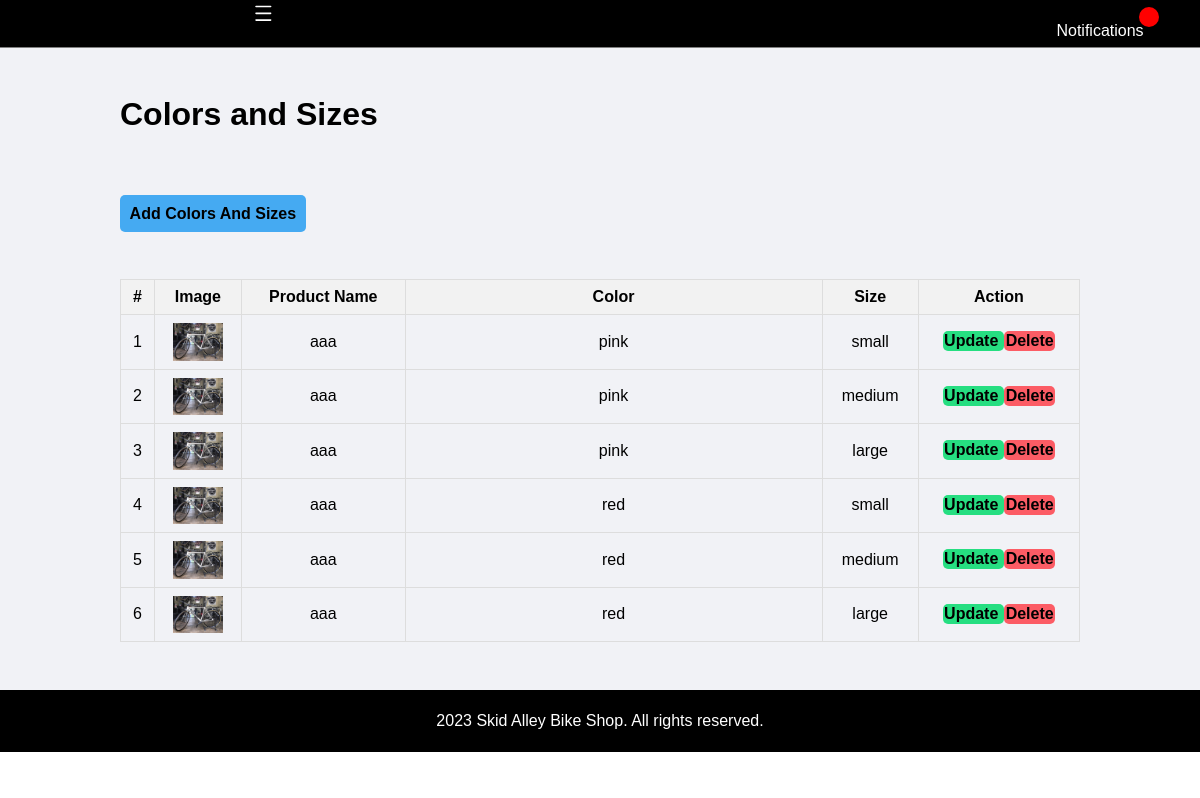
The page /admin/colors-sizes.php (signed in) on the database its author committed.
### tables this page shows
CREATE TABLE `product_colors_sizes` (
  `id` int(11) NOT NULL,
  `product_id` int(11) DEFAULT NULL,
  `color` varchar(255) DEFAULT NULL,
  `size` varchar(255) DEFAULT NULL
);

CREATE TABLE `product_list` (
  `id` int(10) NOT NULL,
  `brand_id` int(11) NOT NULL,
  `category_id` int(11) NOT NULL,
  `name` varchar(250) NOT NULL,
  `models` varchar(250) NOT NULL,
  `description` varchar(250) NOT NULL,
  `price` float NOT NULL,
  `status` tinyint(1) NOT NULL DEFAULT 1,
  `image_path` text NOT NULL,
  `delete_flag` tinyint(1) NOT NULL
);

### admin/colors-sizes.php (the view, shortened to what this page needs)
<?php include('partials/menu.php'); ?>
<div class="main-content">
    <div class="wrapper">
        <h1>Colors and Sizes</h1>
        <br/><br/>
        <br/><br/>
        <a href="<?php echo SITEURL; ?>admin/add-colors-sizes.php" class="btn-primary">Add Colors And Sizes</a>
        <br/><br/><br/>
        <table class="tbl-full">
            <tr>
                <th>#</th>
                <th>Image</th>
                <th>Product Name</th>
                <th>Color</th>
                <th>Size</th>
                <th>Action</th>
            </tr>
            <?php
            $sql = "SELECT * FROM product_colors_sizes";
            $res = mysqli_query($conn, $sql);
            $count = mysqli_num_rows($res);
            $sn = 1;
            if ($count > 0) {
                while ($row = mysqli_fetch_assoc($res)) {
                    $id = $row['id'];
                    $color = $row['color'];
                    $size = $row['size'];
                    $product_id = $row['product_id'];
                    $product_sql = "SELECT p.name AS product_name, p.image_path AS product_image, b.name AS brand_name
                                    FROM product_list p
                                    INNER JOIN brand_list b ON p.brand_id = b.id
                                    WHERE p.id = $product_id";
                    $product_result = mysqli_query($conn, $product_sql);
                    if ($product_result && mysqli_num_rows($product_result) > 0) {
                        $product_row = mysqli_fetch_assoc($product_result);
                        $product_name = $product_row['product_name'];
                        $product_image = $product_row['product_image'];
                    } else {
                        $product_name = "Product Not Found";
                        $brand_name = "Brand Not Found";
                        $product_image = "";
                    }
                    ?>
                    <tr>
                        <td><?php echo $sn++; ?></td>
                        <td>
                            <?php
                            if (!empty($product_image)) {
                                echo "<img src='" . SITEURL . "images/bike/" . $product_image . "' width='50px' alt='Product Image'> ";
                            }
                            ?>
                        </td>
                        <td><?php echo $product_name; ?></td>
                        <td><?php echo $color; ?></td>
                        <td><?php echo $size; ?></td>
                        <td>
                            <a href="<?php echo SITEURL; ?>admin/update-colors-sizes.php?id=<?php echo $id; ?>" class='btn-secondary'>Update </a>
                            <a href="<?php echo SITEURL; ?>admin/delete-colors-sizes.php?id=<?php echo $id; ?>" class="btn-third">Delete </a>
                        </td>
                    </tr>
                    <?php
                }
            } else {
                ?>
                <tr>
                    <td colspan='6'><div class='error'>No Colors and Sizes Added.</div></td>
                </tr>
                <?php
            }
            ?>
        </table>
    </div>
</div>
<?php include('partials/footer.php') ?>

### admin/css/admin.css (style rules this page uses)
* { margin: 0; padding: 0; font-family: Arial, Helvetica, sans-serif; }
.wrapper { padding: 1%; width: 80%; margin: 0 auto; }
.tbl-full { width: 100%; border-collapse: collapse; margin-top: 20px; }
.tbl-full th, .tbl-full td { border: 1px solid #dddddd; padding: 8px; text-align: center; }
.tbl-full th { background-color: #f2f2f2; }
table tr th { border-bottom: 1px solid black; padding: 1%; text-align: left; }
table tr td { padding: 1%; }
.btn-primary, .btn-secondary, .btn-third { padding: 8px 15px; text-decoration: none; border-radius: 5px; font-weight: bold; }
.btn-primary { background-color: #45aaf2; padding: 1%; color: black; text-decoration: none; font-weight: bold; }
.btn-secondary { background-color: #26de81; padding: 1%; color: black; text-decoration: none; font-weight: bold; }
.btn-third { background-color: #fc5c65; padding: 1%; color: black; text-decoration: none; font-weight: bold; }
.main-content { background-color: #f1f2f6; padding: 3% 0 ; }
.tbl-full td:nth-child(4) { width: 400px; }

### rows shown on the page
product_colors_sizes: product.image_path (picture), product.name "aaa", color "pink", size "small"
product_colors_sizes: product.image_path (picture), product.name "aaa", color "pink", size "medium"
product_colors_sizes: product.image_path (picture), product.name "aaa", color "pink", size "large"
product_colors_sizes: product.image_path (picture), product.name "aaa", color "red", size "small"
product_colors_sizes: product.image_path (picture), product.name "aaa", color "red", size "medium"
product_colors_sizes: product.image_path (picture), product.name "aaa", color "red", size "large"
